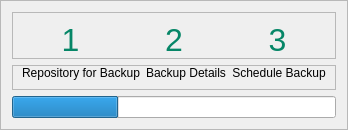
              <widget class="QFrame" name="frame_5">
               <property name="sizePolicy">
                <sizepolicy hsizetype="Preferred" vsizetype="Preferred">
                 <horstretch>0</horstretch>
                 <verstretch>0</verstretch>
                </sizepolicy>
               </property>
               <property name="styleSheet">
                <string notr="true">QLabel {
	text-align: center;
}</string>
               </property>
               <property name="frameShape">
                <enum>QFrame::StyledPanel</enum>
               </property>
               <property name="frameShadow">
                <enum>QFrame::Raised</enum>
               </property>
               <layout class="QVBoxLayout" name="verticalLayout_2">
                <item>
                 <widget class="QFrame" name="frame_7">
                  <property name="styleSheet">
                   <string notr="true">QLabel {
	font-size: 24pt;
	color: rgb(6, 134, 103);
}</string>
                  </property>
                  <property name="frameShape">
                   <enum>QFrame::StyledPanel</enum>
                  </property>
                  <property name="frameShadow">
                   <enum>QFrame::Raised</enum>
                  </property>
                  <layout class="QHBoxLayout" name="horizontalLayout">
                   <property name="bottomMargin">
                    <number>0</number>
                   </property>
                   <item>
                    <widget class="QLabel" name="label_5">
                     <property name="text">
                      <string>1</string>
                     </property>
                     <property name="alignment">
                      <set>Qt::AlignCenter</set>
                     </property>
                    </widget>
                   </item>
                   <item>
                    <widget class="QLabel" name="label_6">
                     <property name="text">
                      <string>2</string>
                     </property>
                     <property name="alignment">
                      <set>Qt::AlignCenter</set>
                     </property>
                    </widget>
                   </item>
                   <item>
                    <widget class="QLabel" name="label_7">
                     <property name="text">
                      <string>3</string>
                     </property>
                     <property name="alignment">
                      <set>Qt::AlignCenter</set>
                     </property>
                    </widget>
                   </item>
                  </layout>
                 </widget>
                </item>
                <item>
                 <widget class="QFrame" name="frame_8">
                  <property name="frameShape">
                   <enum>QFrame::StyledPanel</enum>
                  </property>
                  <property name="frameShadow">
                   <enum>QFrame::Raised</enum>
                  </property>
                  <layout class="QHBoxLayout" name="horizontalLayout_2">
                   <property name="topMargin">
                    <number>0</number>
                   </property>
                   <item>
                    <widget class="QLabel" name="label_4">
                     <property name="text">
                      <string>Repository for Backup</string>
                     </property>
                     <property name="alignment">
                      <set>Qt::AlignCenter</set>
                     </property>
                    </widget>
                   </item>
                   <item>
                    <widget class="QLabel" name="label_3">
                     <property name="text">
                      <string>Backup Details</string>
                     </property>
                     <property name="alignment">
                      <set>Qt::AlignCenter</set>
                     </property>
                    </widget>
                   </item>
                   <item>
                    <widget class="QLabel" name="label_2">
                     <property name="text">
                      <string>Schedule Backup</string>
                     </property>
                     <property name="alignment">
                      <set>Qt::AlignCenter</set>
                     </property>
                    </widget>
                   </item>
                  </layout>
                 </widget>
                </item>
                <item>
                 <widget class="QProgressBar" name="progressBar">
                  <property name="value">
                   <number>33</number>
                  </property>
                  <property name="textVisible">
                   <bool>false</bool>
                  </property>
                 </widget>
                </item>
               </layout>
              </widget>
